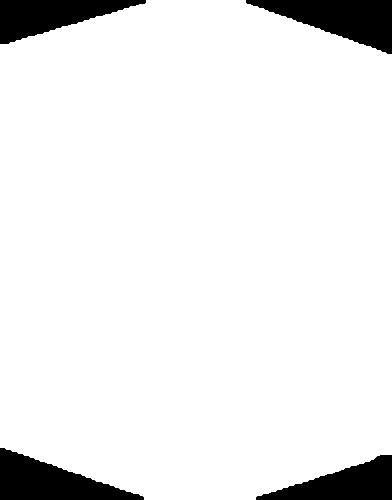
#> input picture scripts/legendary_card_mask.png, 392 x 500 px, found by its file name
$ python resize.py legendary_card_mask.png
#> lines starting #> are read from the running program, lines starting #| are printed output that depends on the picture; after the words box and inside, x2 and y2 are one past the last pixel; in counts of white or black regions, pixels touching at a corner belong together
import sys
import cv2
import numpy as np
import os

if not os.path.exists(r"scripts\out"):
    os.mkdir(r"scripts\out")
inputs = sys.argv[1:]

# read mask image
mask = cv2.imread(r'scripts\legendary_card_mask.png', 0)
#> mask: shape (500, 392); 92.3% white; 4 black regions, box (x1, y1, x2, y2) and area: (246, 0, 392, 54) 4191, (0, 448, 144, 500) 4012, (0, 0, 146, 44) 3501, (256, 455, 392, 500) 3318

# Get the black pixels of the mask image
_, mask = cv2.threshold(mask, 0, 255, cv2.THRESH_BINARY)
mask = cv2.resize(mask, (195,250))
#> mask: shape (250, 195)

for arg in inputs:
    if arg.endswith(".png"):
        # Load image as Numpy array in BGR order
        original_image = cv2.imread(arg)
#> original_image is the input picture: shape (500, 392, 3); 92.3% white; 4 black regions, box (x1, y1, x2, y2) and area: (246, 0, 392, 54) 4191, (0, 448, 144, 500) 4012, (0, 0, 146, 44) 3501, (256, 455, 392, 500) 3318

        # Resize the image
        original_image = cv2.resize(original_image, (195,250))
#> original_image: shape (250, 195, 3)

        inverted_mask = cv2.bitwise_not(mask)
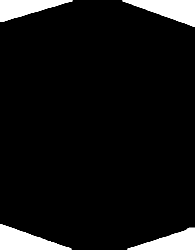
#> inverted_mask: shape (250, 195); min 0, max 255, mean 19.5

        # original_crop = cv2.bitwise_and(original_image, original_image, mask=mask)
        transparent_crop = cv2.bitwise_and(original_image, original_image, mask=inverted_mask)
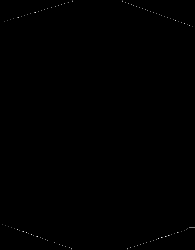
#> transparent_crop: shape (250, 195, 3); min 0, max 240, mean 0.3

        # Make a True/False mask of pixels whose BGR values sum to more than zero
        alpha = np.sum(transparent_crop, axis=-1) > 5
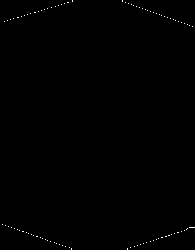
#> alpha: shape (250, 195) bool; 0.23% white in thin lines or dots

        # Convert True/False to 0/255 and change type to "uint8" to match "original_image"
        alpha = np.uint8(alpha * 255)
#> alpha: shape (250, 195); 0.23% white in thin lines or dots

        alpha = cv2.merge([alpha]*3)
#> alpha: shape (250, 195, 3); 0.23% white in thin lines or dots

        result = original_image.copy()
        result[inverted_mask!=0] = alpha[inverted_mask!=0]
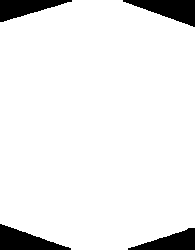
#> result: shape (250, 195, 3); 92.5% white; 4 black regions, box (x1, y1, x2, y2) and area: (123, 0, 195, 27) 1029, (0, 224, 71, 250) 983, (0, 0, 72, 22) 857, (128, 228, 195, 250) 809

        # Save result
        path = rf"scripts\out\{os.path.basename(arg)}"
        print("saving image at :", path)
        cv2.imwrite(path, result)
